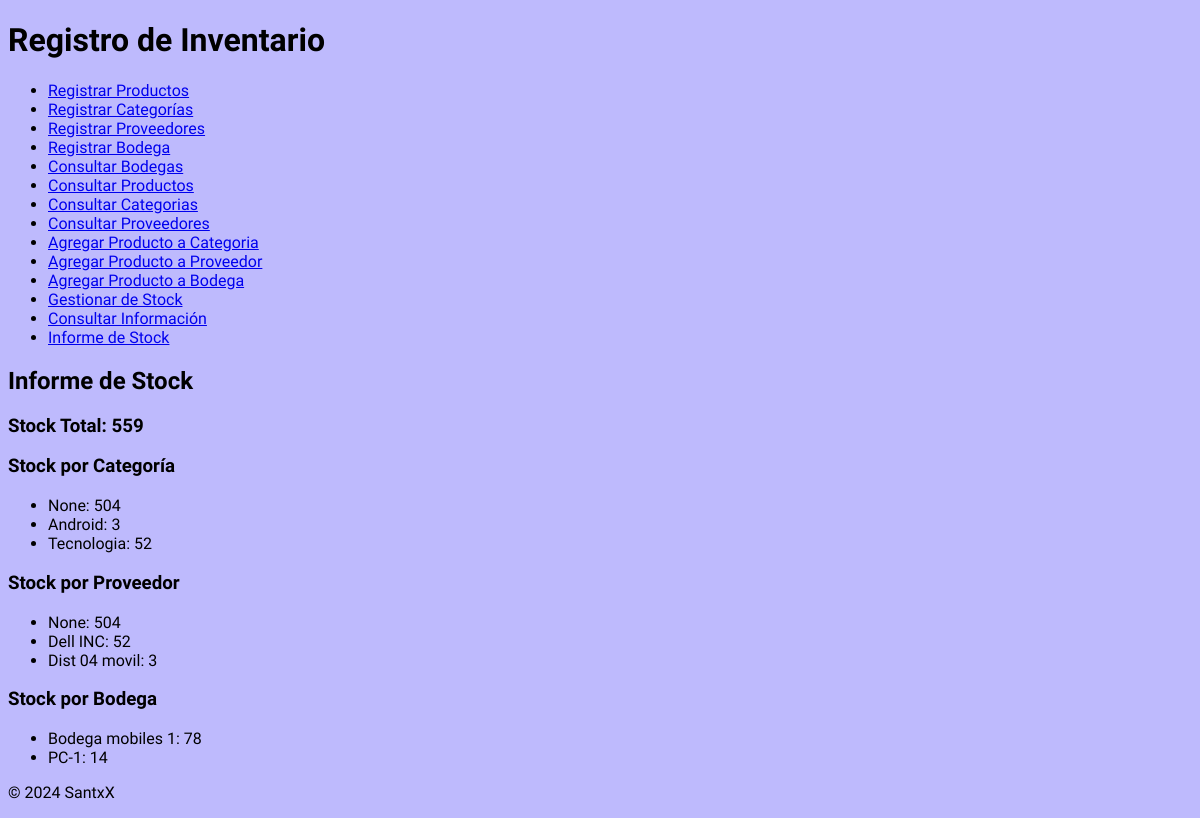
The app's page /informe_stock with its own data.
### tables this page shows
CREATE TABLE Bodega (
                            id_bodega INTEGER PRIMARY KEY,
                            nombre TEXT,
                            ubicacion TEXT,
                            capacidad INTEGER
                        );

### routes/routes.py (the view)
@main.route('/informe_stock')
def informe_stock():
    bd = g.get("bd")
    stock_total, stock_por_categoria, stock_por_proveedor, stock_por_bodega = bd.generar_informe_stock()
    return render_template('informe_stock.html', stock_total=stock_total, stock_por_categoria=stock_por_categoria, stock_por_proveedor=stock_por_proveedor, stock_por_bodega=stock_por_bodega)

### routes/routes.py (called while the page is built)
@main.before_request
def inicializar_bd():
    bd = GestionBD()
    g.bd = bd # Definir una variable global para gestion de bd
    bd.crear_bd()

### templates/informe_stock.html (shortened to what this page needs)
{% extends 'base.html' %}
{% block content %}
<h2>Informe de Stock</h2>
<h3>Stock Total: {{ stock_total }}</h3>
<h3>Stock por Categoría</h3>
<ul>
    {% for categoria, stock in stock_por_categoria.items() %}
    <li>{{ categoria }}: {{ stock }}</li>
    {% endfor %}
</ul>
<h3>Stock por Proveedor</h3>
<ul>
    {% for proveedor, stock in stock_por_proveedor.items() %}
    <li>{{ proveedor }}: {{ stock }}</li>
    {% endfor %}
</ul>
<h3>Stock por Bodega</h3>
<ul>
    {% for bodega, stock in stock_por_bodega.items() %}
    <li>{{ bodega }}: {{ stock }}</li>
    {% endfor %}
</ul>
{% endblock %}

### static/css/estilo.css (style rules this page uses)
html { font-family: "Sedan SC", serif; background: #bebafd; }

### records on screen
Bodega: nombre "Bodega mobiles 1", stock "78"
Bodega: nombre "PC-1", stock "14"

### other values on screen
{{ stock_total }} "559"
{{ categoria }} "None" "Android" "Tecnologia"
{{ stock }} "504" "3" "52"
{{ proveedor }} "None" "Dell INC" "Dist 04 movil"
{{ stock }} "504" "52" "3"
